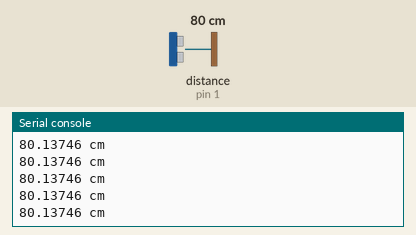
A program run on a simulated MicroPython board. Shown: the last lines printed to the serial console. The inputs (shaded band) are chosen by the test bench; at power-on: distance to the obstacle (sensor on pin 1) 80 cm. The echo pulse lasts 58.3 µs per cm.

Above: at 1.2 s.
1.3 s: distance to the obstacle (sensor on pin 1) set to 2 cm
At 1.38 s:
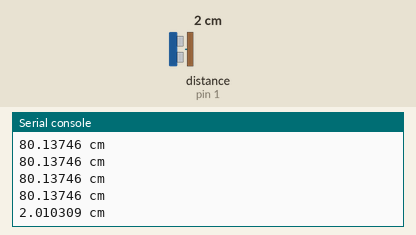
2.8 s: distance to the obstacle (sensor on pin 1) set to 4 cm
At 2.89 s:
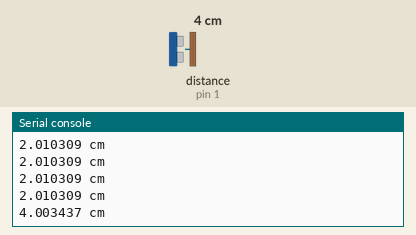
Timing chart, 0 to 5.8 s (numbered marks = the images above; inputs shaded):
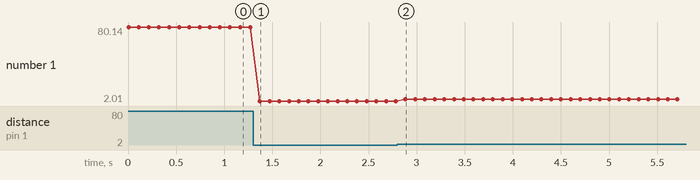

Measured:
- after the input at 1.3 s, the serial console: prints a new line after 0.07 s (image 1)
- after the input at 2.8 s, the serial console: prints a new line after 0.08 s (image 2)
- plotted number 1: 80.14 → 2.01 after the input at 1.3 s, 2.01 → 4 after the input at 2.8 s

The program:

5-3.___________2.py
```python
import machine
import time
from machine import Pin

trigger = Pin(17, mode=Pin.OUT, pull=None)
echo = Pin(1, mode=Pin.IN, pull=None)
trigger.value(0)

def get_distance_cm():
    trigger.value(0)
    time.sleep_us(5)
    trigger.value(1)
    time.sleep_us(10)
    trigger.value(0)

    pulse_time = machine.time_pulse_us(echo, 1, 30000)
    distance_cm = (pulse_time / 2) / 29.1
    if 2 <= distance_cm <= 200:
        return distance_cm
    else:
        return 0

try:
    while True:
        distance_cm = get_distance_cm()
        if(distance_cm !=0):
            print(distance_cm,"cm")
        time.sleep(0.1)

except KeyboardInterrupt:
    pass
```
